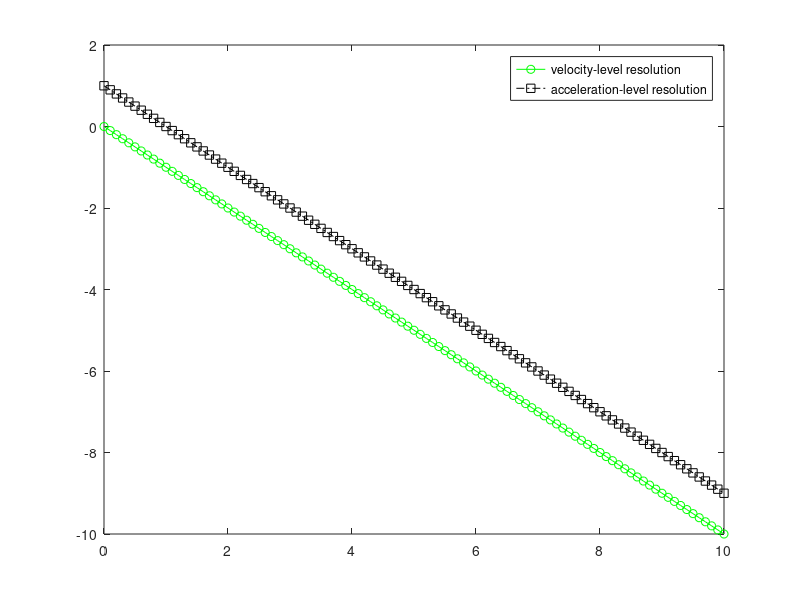

The MATLAB script that drew this image:

clear all;

t=0:0.1:10;
x=-t;
plot(t,x,'go-');
hold on;
plot(t,x+1,'ks-.');
legend 'velocity-level resolution' 'acceleration-level resolution';

